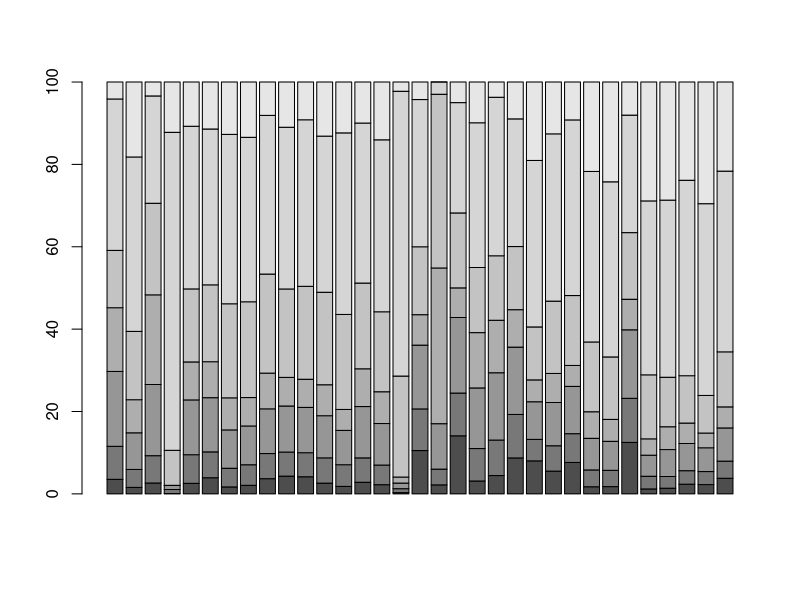
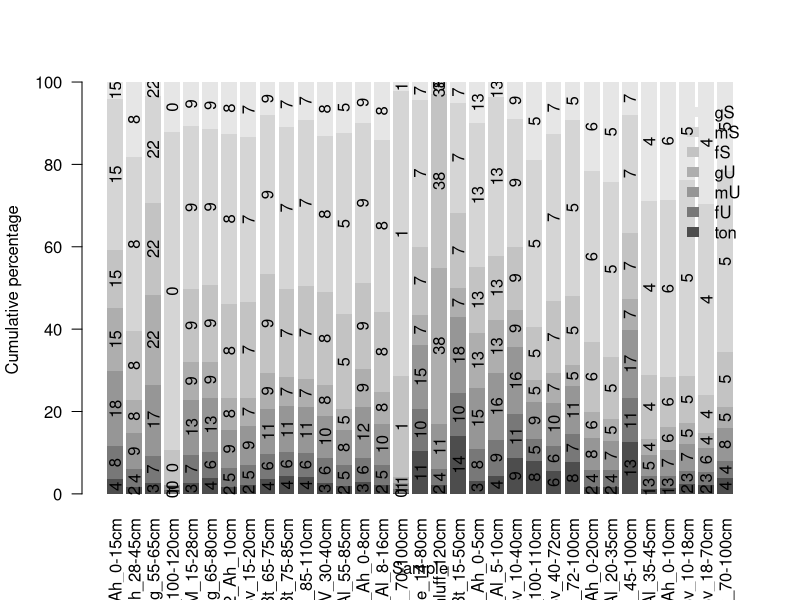

R code for these plots, in order:
# Skript: Korngrössenanalyse am GfZ Potsdam 
# Aufgabe: Transformation der Ausgabe
# 17-03-09, https://keybase.io/larsschulz

# Libraries
# install.packages("aqp") #momentan nicht benötigt aber interessante Funktionen
# library("aqp") # Für Horizont-Plots
library("gdata") # Für Datenimport und -manipulation etc.

# Arbeitsverzeichnis auswählen
setwd("~/Dropbox/Jobs Active/Studium/TU-1611 Kiecker Naturschutzgebiet/1-Entwicklung/9-Laborarbeiten/Korngroessen")


# Daten einlesen
# https://martinsbioblogg.wordpress.com/2014/03/06/using-r-common-errors-in-table-import/
korngroessen <- read.delim("data/all kieker samples.txt", fileEncoding="UCS-2LE", header = T, dec=",", stringsAsFactors=F)

str(korngroessen)
summary(korngroessen)
names(korngroessen)
colnames(korngroessen[-1,45:320])

# Simplify data
korngroessen_data <- cbind(korngroessen[,'Sample.Name'], korngroessen[,45:320])
colnames(korngroessen_data)[1] <- "Sample"
str(korngroessen_data)
attach(korngroessen_data)

# Optional
      # Anreichern mit zusätlichen Informationen (auskommentieren, falls nicht erforderlich)
      # horizont_infos <- read.xls("~/Dropbox/Jobs Active/Studium/TU-1611 Kiecker Naturschutzgebiet/1-Entwicklung/9-Laborarbeiten/Probenliste v3.xls", 6) # Probennummern holen
      # colnames(horizont_infos)[3] <- "Sample"
      # korngroessen_data <- merge(korngroessen_data, horizont_infos, by = "Sample")
      # str(korngroessen_data)

# Umbenennen
zeile_1 <- korngroessen_data[1,]
names(zeile_1) <- NULL
zeile_1
new_headers <- paste (head( c("CHECK",zeile_1[,-1]), -1 ), "µm")

names(korngroessen_data) <- c("Sample", new_headers)
str(korngroessen_data)

# modulo, jede dritte Spalte auswählen (Spalte q in Rohdaten)
c <- 1:ncol(korngroessen_data)
korngroessen_data[, c%%3==0]

korngroessen_clean <- cbind(korngroessen_data[,1], korngroessen_data[, c%%3==0])

# Spalten für die Statistik ausgeben
variables_in_cols <- names(korngroessen_clean[,-1])

# Mittel pro Faktorstufe
korngroessen_stats <- aggregate(korngroessen_clean[, variables_in_cols], list(Sample), mean)

# Create overview of classes
korngroessen_overview <- as.data.frame(korngroessen_stats[,1])
colnames(korngroessen_overview)[1] <- "Sample"

korngroessen_overview$ton <- rowSums(korngroessen_stats[, 2:40]) # ton insgesamt
korngroessen_overview$schluff <- rowSums(korngroessen_stats[, 41:65]) # schluff insgesamt
korngroessen_overview$sand <- rowSums(korngroessen_stats[, 66:93]) # sand insgesamt

# Mittel pro Faktorstufe (fein)
names(korngroessen_stats)
korngroessen_overview$fT <- rowSums(korngroessen_stats[, 2:23]) # feinton
korngroessen_overview$mT <- rowSums(korngroessen_stats[, 24:31]) # mittelton
korngroessen_overview$gT <- rowSums(korngroessen_stats[, 32:40]) # grobton

korngroessen_overview$fU <- rowSums(korngroessen_stats[, 41:48]) # feinschluff
korngroessen_overview$mU <- rowSums(korngroessen_stats[, 49:57]) # mittelschluff
korngroessen_overview$gU <- rowSums(korngroessen_stats[, 58:65]) # grobschluff

korngroessen_overview$fS <- rowSums(korngroessen_stats[, 66:74]) # feinsand
korngroessen_overview$mS <- rowSums(korngroessen_stats[, 75:82]) # mittelsand
korngroessen_overview$gS <- rowSums(korngroessen_stats[, 83:93]) # grobsand

attach(korngroessen_overview)
# Klassifikation nach KA-5
# TODO

write.csv(korngroessen_overview, file="korngroessen_overview.csv", fileEncoding = "UTF-8")

# Darstellung ----

matrix_names <- t (korngroessen_overview[,1])
korngroessen_matrix <- t (korngroessen_overview[,c(2,8:13)]) # matrix und transposed: Ton als eine Faktorstufe, Schluff und Sand aufgesplittet
str(korngroessen_matrix)
barplot(korngroessen_matrix )


x <- barplot(korngroessen_matrix, col=NULL, 
             legend=TRUE, border=NA, xlim=NULL, args.legend=
               list(bty="n", border=NA), 
             ylab="Cumulative percentage", xlab="Sample", las=2, names=matrix_names)
text(x, ton/2, labels=round(korngroessen_overview$ton), col="black", srt = 90)
text(x, ton+fU/2, labels=round(korngroessen_overview$fU), col="black", srt = 90)
text(x, ton+fU+mU/2, labels=round(korngroessen_overview$mU), col="black", srt = 90)
text(x, ton+fU+mU+gU/2, labels=round(korngroessen_overview$gU), col="black", srt = 90)
text(x, ton+fU+mU+gU+fS/2, labels=round(korngroessen_overview$gU), col="black", srt = 90)
text(x, ton+fU+mU+gU+fS+mS/2, labels=round(korngroessen_overview$gU), col="black", srt = 90)
text(x, ton+fU+mU+gU+fS+mS+gS/2, labels=round(korngroessen_overview$gU), col="black", srt = 90)

dev.copy2pdf(file = "plots/korngroessen_plot.pdf")
